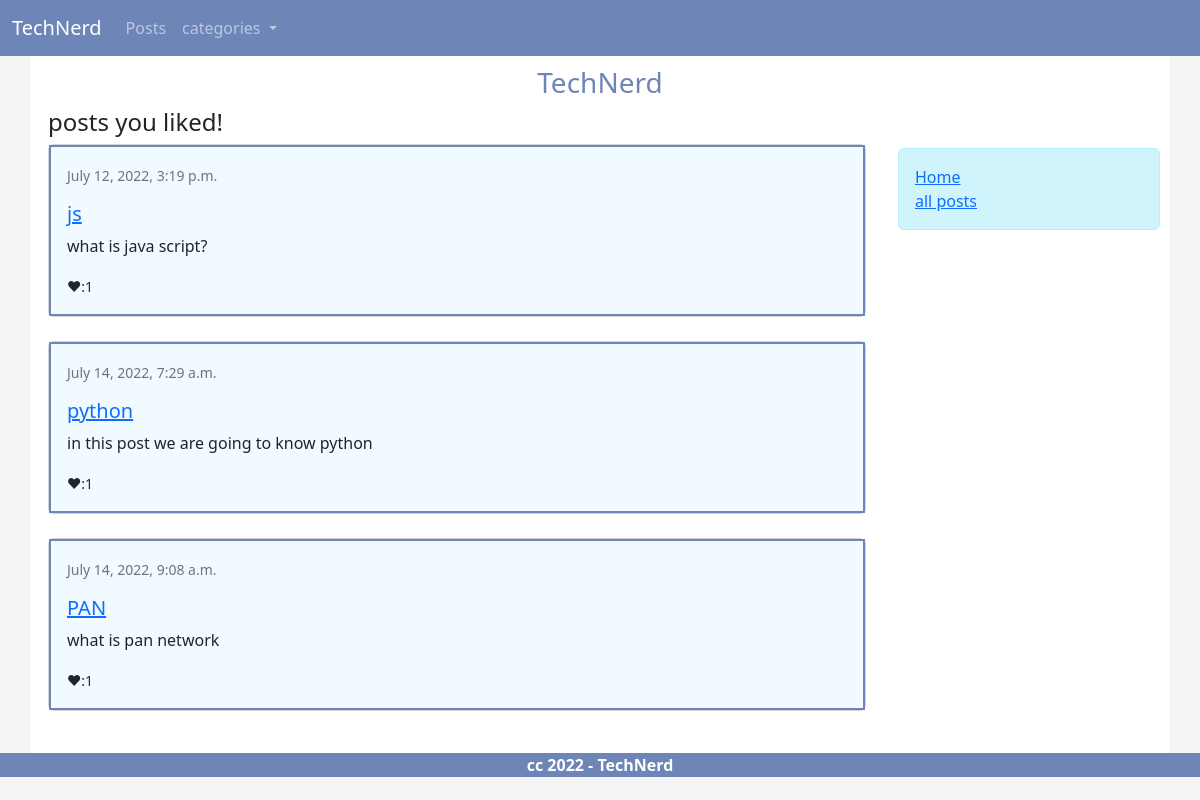
Before: /posts/favorites (signed in) with the older database file.
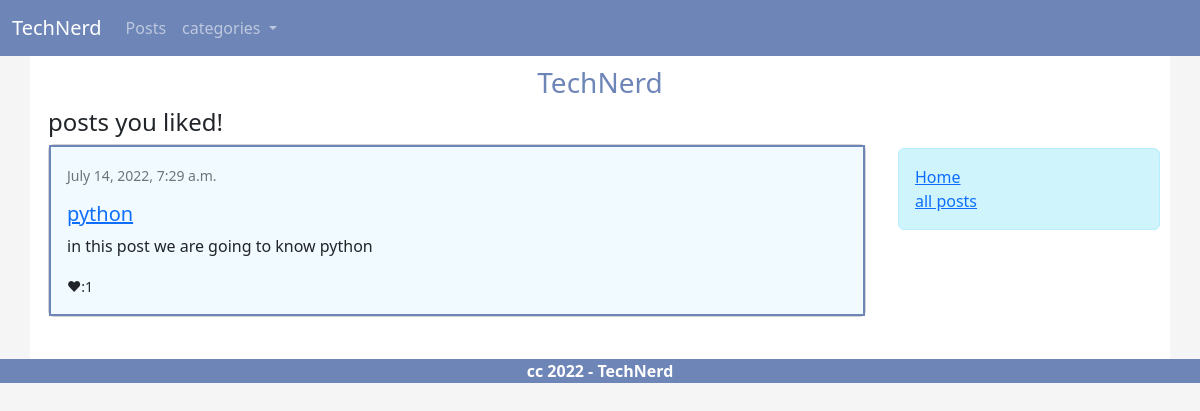
After: the same page with the newer database file.
### post/models.py (models this page shows, shortened)
class PostVote(models.Model):
    user = models.ForeignKey(User,on_delete=models.CASCADE,related_name='votes')
    post = models.ForeignKey(Post,on_delete=models.CASCADE,related_name='votes')

class Post(models.Model):
    title = models.CharField(max_length=250)
    slug = models.SlugField()
    description = models.CharField(max_length=400)
    body = models.TextField()
    image = models.ImageField(default=None,blank=True)
    category = models.ForeignKey(Category,on_delete=models.DO_NOTHING,related_name='category_posts')
    tags = models.CharField(max_length=100)
    created_date = models.DateTimeField(auto_now_add=True)
    updated_date = models.DateTimeField(auto_now=True)
    def vote_count(self):
        return self.votes.count()
    class Meta():
        ordering = ['-created_date']

### post/views.py (the view)
# urls.py: path('posts/favorites',views.PostFavoriteView.as_view(),name='favorite_posts')
class PostFavoriteView(View):
    title = 'posts you liked!'
    def get(self,request):
        favorites = PostVote.objects.filter(user=request.user)
        favorites = favorites.only('post')
        return render(request,'post/fav_posts.html',{'favorites': favorites, 'title': self.title})

### post/appcontext_processor.py (called while the page is built)
def categories(request):
    return {
        'categories' : Category.objects.all()
    }

### post/templates/post/fav_posts.html (shortened to what this page needs)
{% extends 'bace.html' %}
{% block content %}
<div class="m-2">
    <h4>{{title}}</h4>
    {% for fav in favorites %}
    <div class="card">
        <div class="card-body">
            <small class="text-muted">{{fav.post.created_date}}</small>
            <a href="{% url 'post:detail' fav.post.slug %}"><h5 class="card-title">{{fav.post.title}}</h5></a>
            <p class="card-text">
                {{fav.post.description}}
            </p>
            <small>❤:{{fav.post.vote_count}}</small>
        </div>
    </div>
    <br>
    {% empty %}
    <div class="alert alert-info">you have no favorite post</div>
    {% endfor %}
</div>
{% endblock %}
{% block side %}
    <div class="alert alert-info">
        <a href="{% url 'home:home' %}">Home</a><br>
        <a href="{% url 'post:posts' %}">all posts</a>
    </div>
{% endblock %}

### templates/bace.html (shortened to what this page needs)
<!DOCTYPE html>
{% load static %}
<html lang="en">
<head>
    <link href="{% static 'css/main.css' %}" rel="stylesheet" type="text/css">
    <link
          href="https://cdn.jsdelivr.net/npm/bootstrap@5.2.0-beta1/dist/css/bootstrap.min.css"
          rel="stylesheet">
</head>
<body class="style">
{% include "includes/navbar.html" %}
<div class="container">
    <h3 class="technerd">TechNerd</h3>
    <div class="row">
        <div class="col-md-9">
            {% block content %}
            {% endblock content %}
        </div>
        <div class="col-md-3">
            <br><br>
            <div class="side">
                {% block side %}
                {% endblock side %}
            </div>
        </div>
    </div>
</div>
{% include 'includes/footer.html' %}
</body>
</html>

### templates/includes/navbar.html (shortened to what this page needs)
{% load static %}
<nav class="navbar navbar-expand-lg navbar-dark ">
    <div class="container-fluid">
        <a class="navbar-brand text-white" href="{% url 'home:home' %}">TechNerd</a>
        <div class="collapse navbar-collapse" id="navbarSupportedContent">
            <ul class="navbar-nav me-auto mb-2 mb-lg-0">
                <li class="nav-item">
                    <a class="nav-link" href="{% url 'post:posts' %}">Posts</a>
                </li>
                <li class="nav-item dropdown">
                    <a aria-expanded="false" class="nav-link dropdown-toggle" data-bs-toggle="dropdown" href="#"
                       id="navbarDropdown" role="button">
                        categories
                    </a>
                </li>
            </ul>
        </div>
    </div>
</nav>

### templates/includes/footer.html
<div class="footer">
    <strong>cc 2022 - TechNerd</strong>
</div>

### static/css/main.css (style rules this page uses)
body.style { background-color: #F5F5F5; }
div.container { background-color: #FFFFFF; padding: 10px; }
div.col-md-9 { border-radius: 8px; }
h3.technerd { display: block; margin: 0 auto; text-align: center; color: #6E85B7; }
nav { background-color: #6E85B7; }
div.card-body { background-color: #F1FAFE; border-style: solid; border-width: 2px; border-color: #6E85B7; }
h5 { padding-top: 15px; }
div.footer { background-color: #6E85B7; text-align: center; color: white; }

Changed rows visible on the page:
removed PostVote: post.created_date "July 12, 2022, 3:19 p.m.", post "js", post.description "what is java script?", post.vote_count "1"
removed PostVote: post.created_date "July 14, 2022, 9:08 a.m.", post "PAN", post.description "what is pan network", post.vote_count "1"
